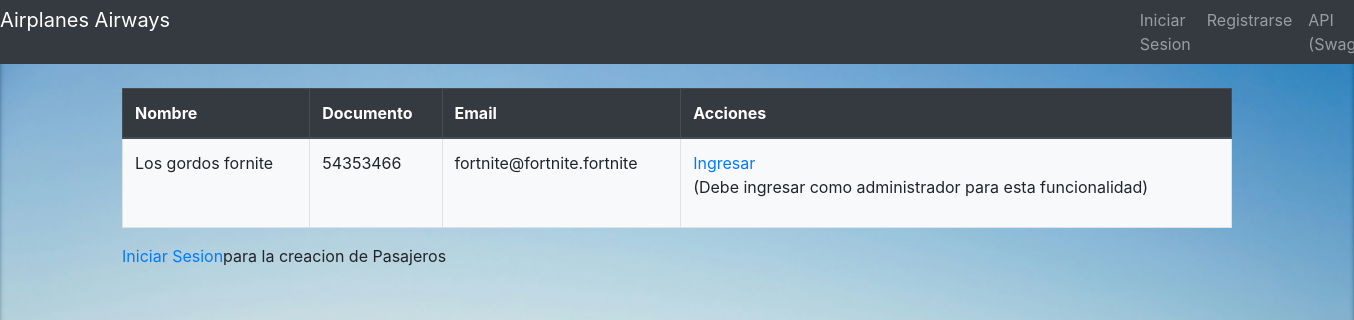
The page /passengers/ on the database as committed earlier.
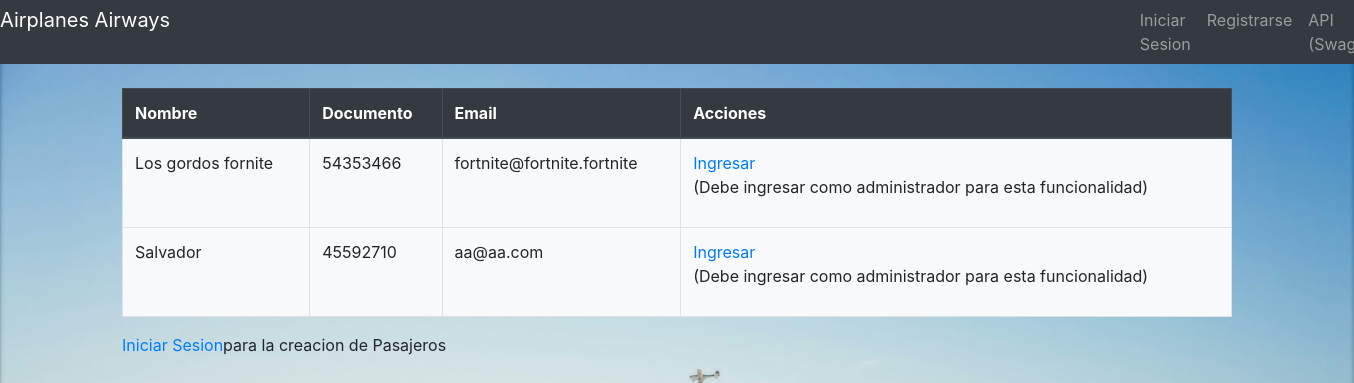
The same page on the database as committed later.
### apps/passengers/models.py (models this page shows, shortened)
class Passenger(models.Model):
    name = models.CharField(max_length=100)
    document = models.CharField(max_length=20, unique=True)
    email = models.EmailField()
    phone = models.CharField(max_length=20)
    date_birth = models.DateField()
    document_type = models.CharField(max_length=50, choices=DOCUMENT_TYPE_CHOICES)

### apps/passengers/views.py (the view)
# urls.py: path('', PassengerListView.as_view(), name='passengerList'),
class PassengerListView(ListView):
    model = Passenger
    template_name = 'passengers/List.html'
    context_object_name = 'passengers'
    paginate_by = 10

### apps/passengers/templates/passengers/List.html (shortened to what this page needs)
{% extends 'base.html' %}
{% block content %}
<div class="container mt-4">
    <table class="table table-bordered bg-light">
        <thead class="thead-dark">
            <tr>
                <th scope="col">Nombre</th>
                <th scope="col">Documento</th>
                <th scope="col">Email</th>
                <th scope="col">Acciones</th>
            </tr>
        </thead>
        <tbody>
            {% for passenger in passengers %}
            <tr>
                <td>{{passenger.name}}</td>
                <td>{{passenger.document}}</td>
                <td>{{passenger.email}}</td>
                {% if user.is_superuser %}
                <td>
                    <a href="{% url 'passengerDetail' passenger.id %}" class="fa fa-eye" aria-hidden="true"> Ver </a>
                    <a href="{% url 'passengerUpdate' passenger.id %}" class="fa fa-eye" aria-hidden="true"> Editar </a>
                    <a href="{% url 'passengerDelete' passenger.id %}" class="fa fa-trash" aria-hidden="true"> Borrar </a>
                </td>
                {% else %}
                <td>
                    <a href="{% url 'login' %}" class="fa fa-eye" aria-hidden="true"> Ingresar </a>
                    <p>(Debe ingresar como administrador para esta funcionalidad)</p>
                </td>
                {% endif %}
            </tr>
            {% endfor %}
        </tbody>
    </table>
    {% if user.is_superuser %}
        <a href="{% url 'passengerCreate' %}" class="btn btn-info">Crear Pasajero</a>
    {% else %}
        <p><a href="{ url 'login' }" class="fa fa-eye">Iniciar Sesion</a>para la creacion de Pasajeros</p>
    {% endif %}
</div>
{% endblock %}

Rows that differ between the two databases and show on the page:
added Passenger: name "Salvador", document "45592710", email "aa@aa.com"
